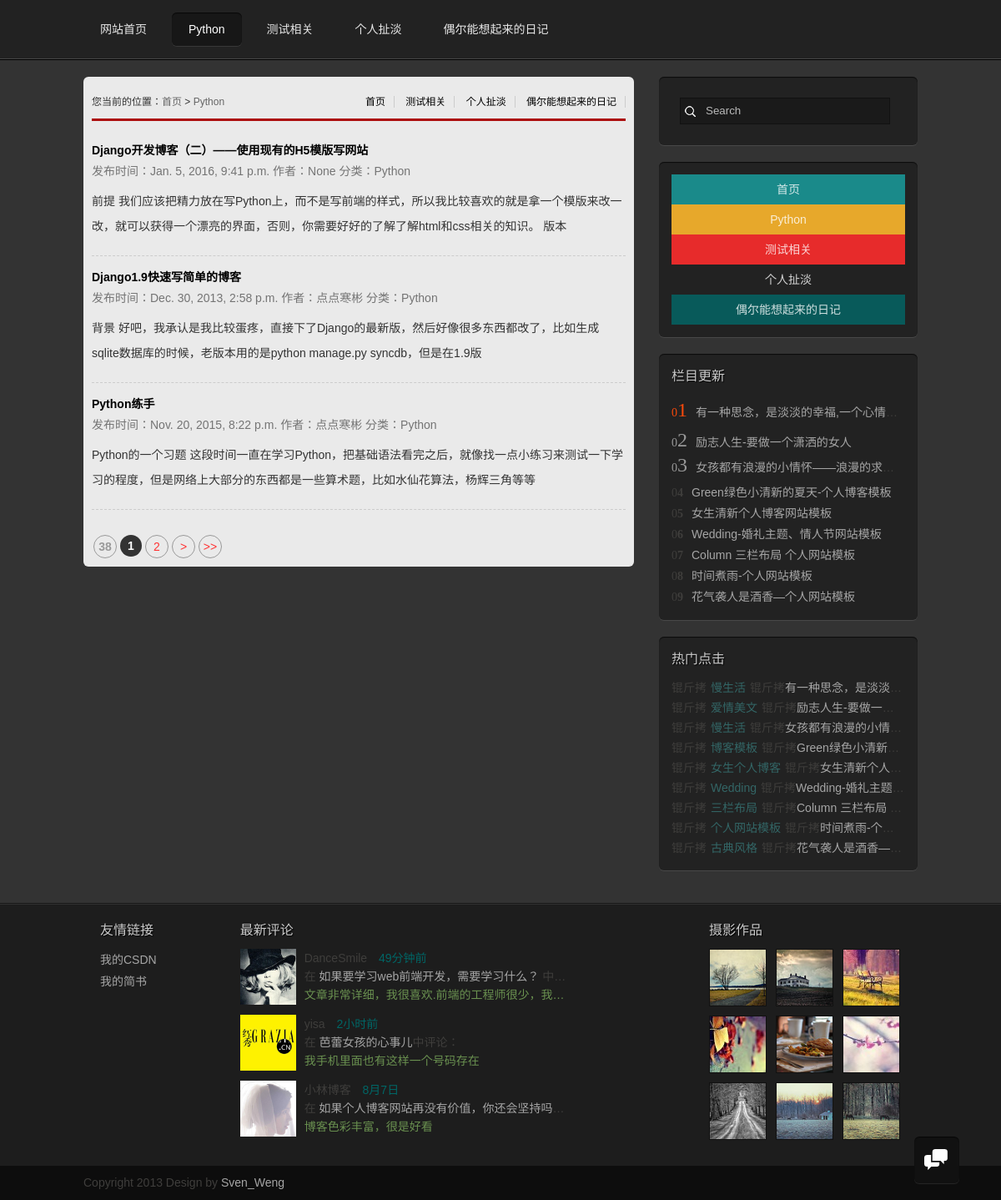
The app's page /grzx/Python/, older data.
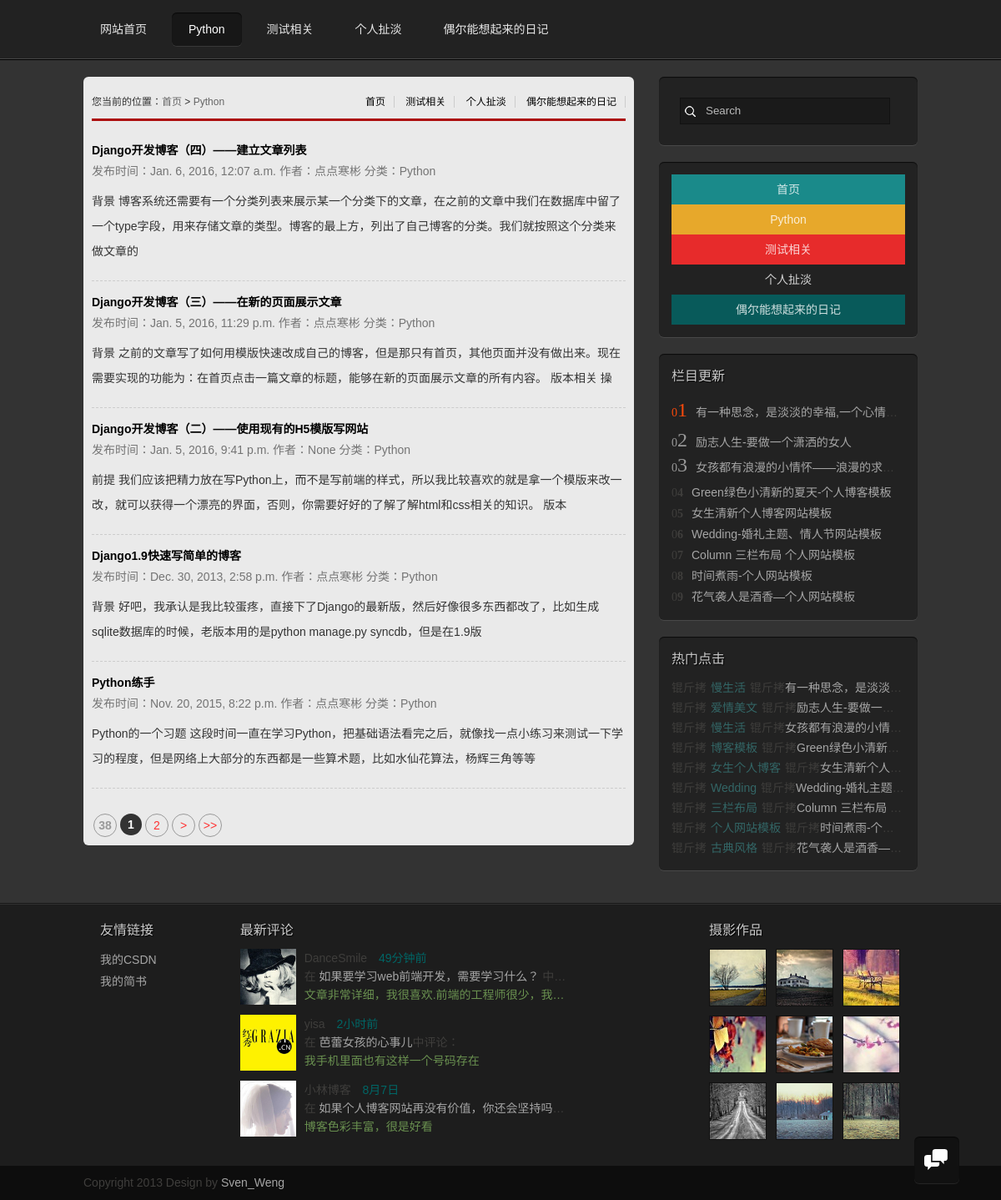
The same page, newer data.
### grzx/models.py (models this page shows)
class BlogBody(models.Model):
    blog_title = models.CharField(max_length=50)
    blog_body = models.TextField()
    blog_type = models.CharField(max_length=50)
    blog_timestamp = models.DateTimeField()
    blog_imgurl = models.CharField(max_length=50, blank=True, null=True)
    blog_author = models.CharField(max_length=20, null=True)

### grzx/views.py (the view)
def python(request):
    python_blog = BlogBody.objects.filter(blog_type='Python')[::-1]
    return render(request, 'python_list.html', {'python_blog': python_blog})

### grzx/templates/python_list.html
{% extends "base.html" %}
{% block bodycontent %}
<div id="mainbody">
  <div class="blogs">
    <div class="newlist">
  <h2><span>
      <a href="/">首页</a>
      <a href="/grzx/abouttest/">测试相关</a>
      <a href="/grzx/mytalk/">个人扯淡</a>
      <a href="/grzx/diary/">偶尔能想起来的日记</a>
</span>您当前的位置：<a href="/">首页</a>&nbsp;>&nbsp;<a href="/grzx/python/">Python</a></h2>
<ul>
    {% for x in python_blog %}
        <p class="ptit"><b><a href="{% url 'article' x.id %}"> {{ x.blog_title }}</a></b></p>
        <p class="ptime">发布时间：{{ x.blog_timestamp }} 作者：{{ x.blog_author }}  分类：{{ x.blog_type }} </p>
        <div class="pcon">{{ x.blog_body | slice:':100'}}</div>
        <div class="line"></div>
    {% endfor %}
</ul>
<div class="page">
    <a title="Total record"><b>38</b></a>
    <b>1</b><a href="/jstt/index_2.html">2</a>
    <a href="/jstt/index_2.html">></a>
    <a href="/jstt/index_2.html">>></a></div>
</div>
    <aside>
      <div class="search">
        <form class="searchform" method="get" action="#">
          <input type="text" name="s" value="Search" onfocus="this.value=''" onblur="this.value='Search'">
        </form>
      </div>
      <div class="sunnav">
        <ul>
          <li><a href="/">首页</a></li>
          <li><a href="/grzx/Python">Python</a></li>
          <li><a href="/grzx/abouttest">测试相关</a></li>
          <li><a href="/grzx/mytalk/">个人扯淡</a></li>
          <li><a href="/grzx/diary/">偶尔能想起来的日记</a></li>
        </ul>
      </div>
      <div class="tuijian">
        <h2>栏目更新</h2>
        <ol>
          <li><span><strong>1</strong></span><a href="/">有一种思念，是淡淡的幸福,一个心情一行文字</a></li>
          <li><span><strong>2</strong></span><a href="/">励志人生-要做一个潇洒的女人</a></li>
          <li><span><strong>3</strong></span><a href="/">女孩都有浪漫的小情怀――浪漫的求婚词</a></li>
          <li><span><strong>4</strong></span><a href="/">Green绿色小清新的夏天-个人博客模板</a></li>
          <li><span><strong>5</strong></span><a href="/">女生清新个人博客网站模板</a></li>
          <li><span><strong>6</strong></span><a href="/">Wedding-婚礼主题、情人节网站模板</a></li>
          <li><span><strong>7</strong></span><a href="/">Column 三栏布局 个人网站模板</a></li>
          <li><span><strong>8</strong></span><a href="/">时间煮雨-个人网站模板</a></li>
          <li><span><strong>9</strong></span><a href="/">花气袭人是酒香―个人网站模板</a></li>
        </ol>
      </div>
      <div class="clicks">
        <h2>热门点击</h2>
        <ol>
          <li><span><a href="/">慢生活</a></span><a href="/">有一种思念，是淡淡的幸福,一个心情一行文字</a></li>
          <li><span><a href="/">爱情美文</a></span><a href="/">励志人生-要做一个潇洒的女人</a></li>
          <li><span><a href="/">慢生活</a></span><a href="/">女孩都有浪漫的小情怀――浪漫的求婚词</a></li>
          <li><span><a href="/">博客模板</a></span><a href="/">Green绿色小清新的夏天-个人博客模板</a></li>
          <li><span><a href="/">女生个人博客</a></span><a href="/">女生清新个人博客网站模板</a></li>
          <li><span><a href="/">Wedding</a></span><a href="/">Wedding-婚礼主题、情人节网站模板</a></li>
          <li><span><a href="/">三栏布局</a></span><a href="/">Column 三栏布局 个人网站模板</a></li>
          <li><span><a href="/">个人网站模板</a></span><a href="/">时间煮雨-个人网站模板</a></li>
          <li><span><a href="/">古典风格</a></span><a href="/">花气袭人是酒香―个人网站模板</a></li>
        </ol>
      </div>
    </aside>
  </div>
</div>
{% endblock bodycontent %}

Row changes from the older to the newer data that the page shows:
added BlogBody: blog_title "Django开发博客（四）——建立文章列表", blog_timestamp "Jan. 6, 2016, 12:07 a.m.", blog_author "点点寒彬", blog_type "Python", blog_body "背景 博客系统还需要有一个分类列表来展示某一个分类下的文章，在之前的文章中我们在数据库中留了一个type字段，用来存储文章的类型。博客的最上方，列出了自己博客的分类。我们就按照这个分类来做文章的"
added BlogBody: blog_title "Django开发博客（三）——在新的页面展示文章", blog_timestamp "Jan. 5, 2016, 11:29 p.m.", blog_author "点点寒彬", blog_type "Python", blog_body "背景 之前的文章写了如何用模版快速改成自己的博客，但是那只有首页，其他页面并没有做出来。现在需要实现的功能为：在首页点击一篇文章的标题，能够在新的页面展示文章的所有内容。 版本相关 操"
